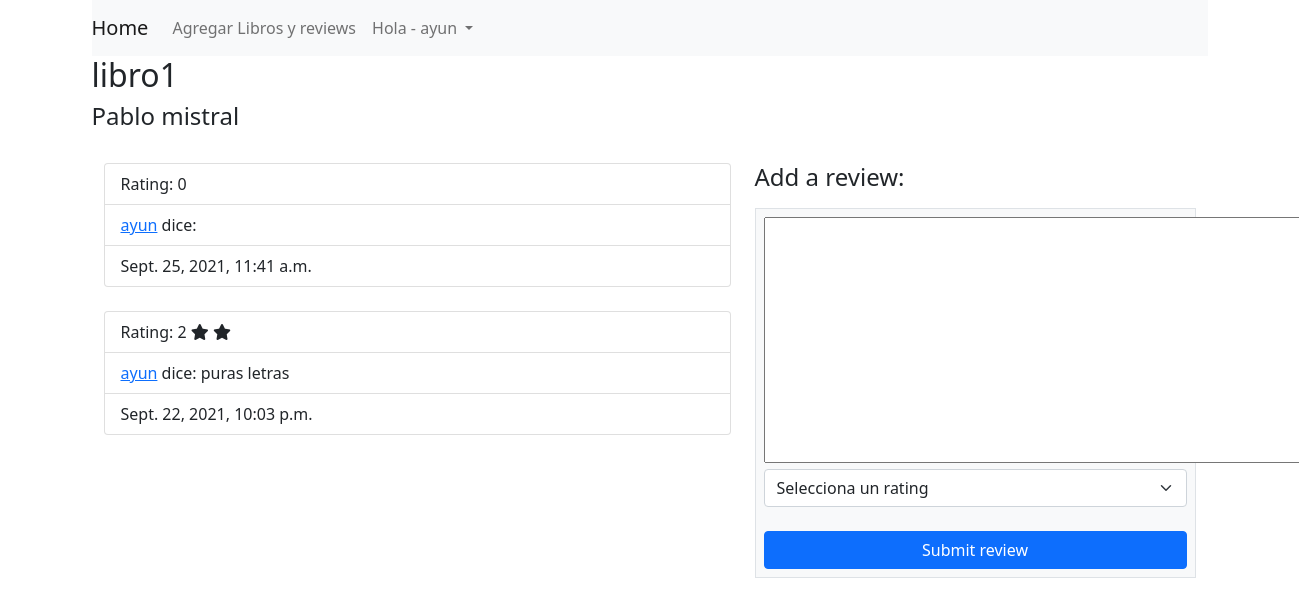
The page /libros/1/ (signed in) on the database its author committed.
### login/models.py (models this page shows)
class Libro(models.Model):
    id = models.AutoField(primary_key=True)
    titulo = models.CharField(max_length=40)
    autor = models.ForeignKey(Autor, on_delete=CASCADE, related_name="libros")

class Autor(models.Model):
    id = models.AutoField(primary_key=True)
    nombre = models.CharField(max_length=40)

class Review(models.Model):
    id = models.AutoField(primary_key=True)
    usuario = models.ForeignKey(User, on_delete=CASCADE, related_name="reviewer")
    contenido = models.TextField(default='')
    libro = models.ForeignKey(Libro, on_delete=CASCADE, related_name="librox")
    created_at = models.DateTimeField(auto_now_add=True)
    updated_at = models.DateTimeField(auto_now=True)
    rating = models.IntegerField(default=1)

class User(models.Model):
    id = models.AutoField(primary_key=True)
    nombre = models.CharField(max_length=40)
    alias = models.CharField(max_length=40)
    email = models.CharField(max_length=40)
    password = models.CharField(max_length=255)
    rol = models.PositiveIntegerField(default=1)
    created_at = models.DateTimeField(auto_now_add=True)
    updated_at = models.DateTimeField(auto_now=True)
    objects = UserManager()

### home/views.py (the view)
# urls.py: path('<int:libro_id>/', views.edit, name='edit'),
def edit(request, libro_id):
    context = {
        'libro': Libro.objects.get(id = libro_id),
        'reviews': Review.objects.filter(libro = Libro.objects.get(id = libro_id)).order_by('-id')[:3],
    }
    return render(request, 'libro.html', context)

### login/templates/libro.html (shortened to what this page needs)
<!DOCTYPE html>
<html lang="en">
<head>
    {% load static %}
    <link href="https://cdn.jsdelivr.net/npm/bootstrap@5.1.1/dist/css/bootstrap.min.css" rel="stylesheet">
</head>
<body>
    <div class="container">
        {% include "navbar.html" %}
        <div class="header">
            <h2>{{libro.titulo}}</h2>
            <h4>{{libro.autor.nombre}}</h4>
        </div>
        <br>
        <div class="container">
            <div class="row">
                <div class="col-7">
                    {% for review in reviews|slice:":3" %}
                    <ul class="list-group">
                        <li class="list-group-item">Rating: {{review.rating}}
                            {% for i in '12345'|make_list %}{% if review.rating >= forloop.counter %}
                        <i class="fas fa-star"></i>
                        {% endif %}
                        {% endfor %}
                        </li>
                        <li class="list-group-item">
                            <a href="/users/{{review.usuario.id}}">{{review.usuario.nombre}}</a> dice: {{review.contenido}}</li>
                        <li class="list-group-item">{{review.updated_at}}</li>
                    </ul>
                    <br /> {% endfor%}
                </div>
                <div class="col-5">
                    <h4 class="mb-3">Add a review:</h4>
                    <div class="h-80 w-100 border border-ligth py-2 px-2 bg-light text-dark">
                        <form action="{% url 'add_review' %}" method="POST">
                            <textarea name="review" id="review" cols="60" rows="10"></textarea>
                            <br>
                            <select name="rating" id="rating" class="form-select">
                                <option value="0" selected>Selecciona un rating</option>
                            </select>
                            <br>
                            <div class="d-grid gap-2">
                              <button class="btn btn-primary" type="submit">Submit review</button>
                            </div>
                        </form>
                    </div>
                </div>
            </div>
        </div>
    </div>
</body>
</html>

### rows shown on the page
Libro: titulo "libro1", autor.nombre "Pablo mistral"
Review: rating "0", usuario.nombre "ayun", updated_at "Sept. 25, 2021, 11:41 a.m."
Review: rating "2", usuario.nombre "ayun", contenido "puras letras", updated_at "Sept. 22, 2021, 10:03 p.m."

### other values the page prints
{{ request.session.user_name }} "ayun"
